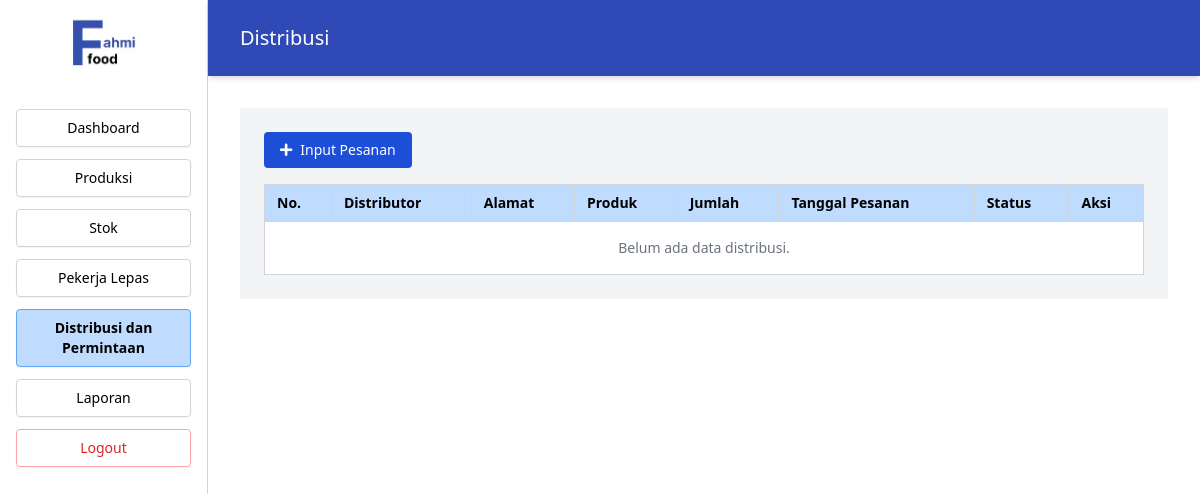
The page /Index.php?page=distribusi (signed in) on the database as committed earlier.
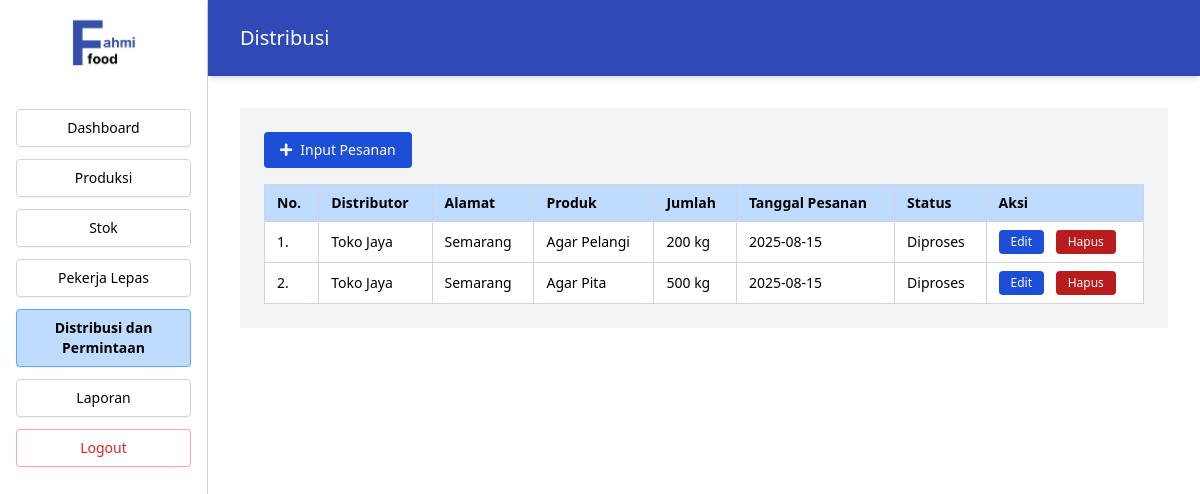
The same page on the database as committed later.
### tables this page shows
CREATE TABLE `distribusi` (
  `id_distribusi` int(11) NOT NULL,
  `nama_toko` varchar(100) DEFAULT NULL,
  `tanggal_distribusi` date DEFAULT NULL,
  `id_produk` int(11) NOT NULL,
  `jumlah_pesanan` int(11) DEFAULT NULL,
  `tanggal_pesanan` date DEFAULT NULL,
  `status_pengiriman` varchar(50) DEFAULT NULL,
  `nama_distributor` varchar(100) DEFAULT NULL,
  `alamat_distributor` varchar(255) DEFAULT NULL,
  `id_distributor` int(11) DEFAULT NULL
);

CREATE TABLE `produk` (
  `id_produk` int(11) NOT NULL,
  `nama_produk` varchar(100) NOT NULL
);

### src/Distribusi.php (the view, shortened to what this page needs)
<?php
include 'koneksi.php';
$daftar_distribusi = $pdo->query("
  SELECT d.*, p.nama_produk
  FROM distribusi d
  JOIN produk p ON d.id_produk = p.id_produk
  ORDER BY d.id_distribusi DESC
")->fetchAll(PDO::FETCH_ASSOC);
?>
<main class="flex-1 bg-gray-100">
  <section class="p-6 overflow-x-auto">
    <button id="btnTambah" class="mb-4 inline-flex items-center gap-2 bg-blue-700 text-white text-sm font-normal px-4 py-2 rounded" type="button">
      <i class="fas fa-plus"></i> Input Pesanan
    </button>
    <table class="w-full border border-gray-300 text-sm bg-white">
      <thead>
        <tr class="bg-blue-200 text-black text-left">
          <th class="border border-gray-300 px-3 py-2">No.</th>
          <th class="border border-gray-300 px-3 py-2">Distributor</th>
          <th class="border border-gray-300 px-3 py-2">Alamat</th>
          <th class="border border-gray-300 px-3 py-2">Produk</th>
          <th class="border border-gray-300 px-3 py-2">Jumlah</th>
          <th class="border border-gray-300 px-3 py-2">Tanggal Pesanan</th>
          <th class="border border-gray-300 px-3 py-2">Status</th>
          <th class="border border-gray-300 px-3 py-2">Aksi</th>
        </tr>
      </thead>
      <tbody>
        <?php if (empty($daftar_distribusi)): ?>
          <tr>
            <td colspan="8" class="border border-gray-300 px-3 py-4 text-center text-gray-500">Belum ada data distribusi.</td>
          </tr>
        <?php else: foreach ($daftar_distribusi as $i => $d): ?>
          <tr>
            <td class="border border-gray-300 px-3 py-2"><?= $i + 1 ?>.</td>
            <td class="border border-gray-300 px-3 py-2"><?= htmlspecialchars($d['nama_distributor']) ?></td>
            <td class="border border-gray-300 px-3 py-2"><?= htmlspecialchars($d['alamat_distributor']) ?></td>
            <td class="border border-gray-300 px-3 py-2"><?= htmlspecialchars($d['nama_produk']) ?></td>
            <td class="border border-gray-300 px-3 py-2"><?= (int)$d['jumlah_pesanan'] ?> kg</td>
            <td class="border border-gray-300 px-3 py-2"><?= htmlspecialchars($d['tanggal_pesanan']) ?></td>
            <td class="border border-gray-300 px-3 py-2"><?= htmlspecialchars($d['status_pengiriman']) ?></td>
            <td class="border border-gray-300 px-3 py-2 space-x-2">
              <button class="btnEdit px-3 py-1 text-xs text-white rounded" style="background-color:#1d4ed8;"
                data-id="<?= $d['id_distribusi'] ?>"
                data-nama="<?= htmlspecialchars($d['nama_distributor']) ?>"
                data-alamat="<?= htmlspecialchars($d['alamat_distributor']) ?>"
                data-id_produk="<?= $d['id_produk'] ?>"
                data-jumlah="<?= (int)$d['jumlah_pesanan'] ?>"
                data-tanggal="<?= $d['tanggal_pesanan'] ?>"
                data-status="<?= htmlspecialchars($d['status_pengiriman']) ?>">Edit</button>
              <form method="POST" class="inline" onsubmit="return confirm('Yakin ingin menghapus data ini?')">
                <button type="submit" class="bg-red-700 text-white text-xs px-3 py-1 rounded hover:bg-red-800">Hapus</button>
              </form>
            </td>
          </tr>
        <?php endforeach; endif; ?>
      </tbody>
    </table>
  </section>
</main>

### index.php (shortened to what this page needs)
<?php
$page = isset($_GET['page']) ? $_GET['page'] : 'dashboard';
$src = [
  'login'     => 'Login.php',
  'dashboard' => 'src/Dashboard.php',
  'produksi'  => 'src/Produksi.php',
  'stok'      => 'src/Stok.php',
  'pekerja'   => 'src/Pekerja.php',
  'distribusi'=> 'src/Distribusi.php',
  'laporan'   => 'src/Laporan.php',
  'riwayat_gaji' => 'src/RiwayatGaji.php',
  'jadwal_lengkap' => 'src/jadwal_lengkap.php',
];
$logoPath = 'assets/logo.jpg';
?>
<!DOCTYPE html>
<html lang="en">
<head>
  <script src="https://cdn.tailwindcss.com"></script>
  <link rel="stylesheet" href="https://cdnjs.cloudflare.com/ajax/libs/font-awesome/5.15.3/css/all.min.css" />
</head>
<body class="bg-white font-sans">
<?php if ($page !== 'login'): ?>
<div class="flex min-h-screen">
  <aside class="w-52 border-r border-gray-300 flex flex-col p-4 bg-white sticky top-0 h-screen">
    <div class="mb-10 flex justify-center">
      <?php if (file_exists($logoPath)) {
        echo '<img src="' . htmlspecialchars($logoPath) . '" alt="Logo perusahaan" class="max-h-20 w-16 object-contain" />';
      } else {
        echo '<div class="w-full h-20 flex items-center justify-center border border-gray-300 rounded text-gray-400 text-sm">Logo belum diupload</div>';
      } ?>
    </div>
    <nav class="flex flex-col space-y-3 text-sm">
      <?php
      $menuItems = [
        'dashboard' => 'Dashboard',
        'produksi' => 'Produksi',
        'stok' => 'Stok',
        'pekerja' => 'Pekerja Lepas',
        'distribusi' => 'Distribusi dan Permintaan',
        'laporan' => 'Laporan',
      ];
      foreach ($menuItems as $key => $label) {
        $isActive = ($page === $key) ? 'bg-blue-200 border-blue-400 font-semibold' : 'border-gray-300';
        echo "<a href='Index.php?page=$key' class='text-center py-2 rounded border $isActive shadow-sm text-black transition-all hover:bg-blue-100 hover:border-blue-300'>$label</a>";
      }
      ?>
      <a href="Logout.php" class="text-center py-2 rounded border border-red-300 shadow-sm text-red-600 transition-all hover:bg-red-100 hover:border-red-400">Logout</a>
    </nav>
  </aside>
  <main class="flex-1 flex flex-col">
    <header class="sticky top-0 bg-[#2f49b7] text-white px-8 py-6 shadow-md z-40">
      <h1 class="text-xl font-normal"><?= ucfirst($page) ?></h1>
    </header>
    <div class="p-8 overflow-y-auto">
      <?php
      if (array_key_exists($page, $src)) {
        include $src[$page];
      } else {
        echo "<p class='text-red-500'>src tidak ditemukan.</p>";
      }
      ?>
    </div>
  </main>
</div>
<?php else: ?>
  <?php include $src[$page]; ?>
<?php endif; ?>
</body>
</html>

Rows that differ between the two databases and show on the page:
added distribusi: nama_distributor "Toko Jaya", alamat_distributor "Semarang", id_produk.nama_produk "Agar Pelangi", jumlah_pesanan "200", tanggal_pesanan "2025-08-15", status_pengiriman "Diproses"
added distribusi: nama_distributor "Toko Jaya", alamat_distributor "Semarang", id_produk.nama_produk "Agar Pita", jumlah_pesanan "500", tanggal_pesanan "2025-08-15", status_pengiriman "Diproses"
Other text that changed with them:
text no longer shown: "Belum ada data distribusi."
